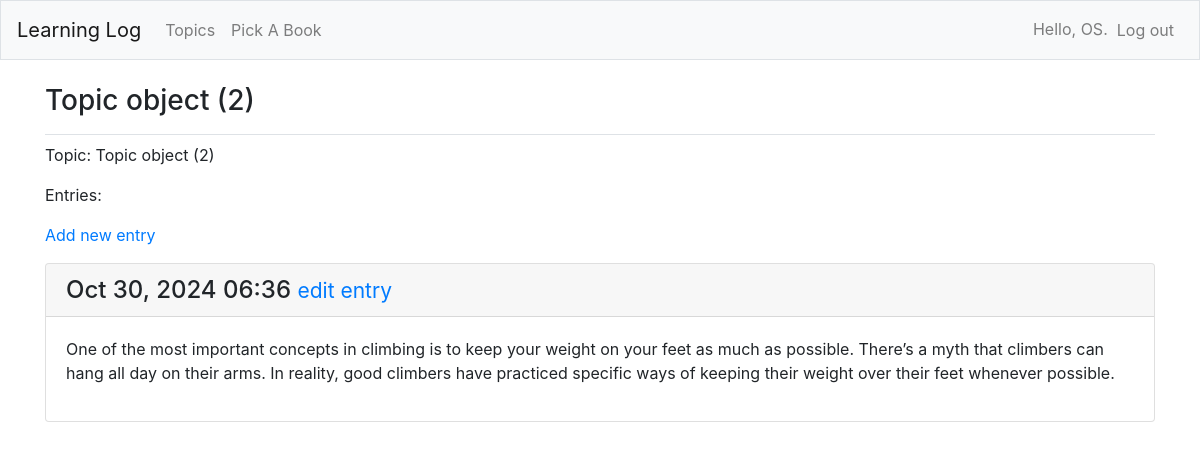
The page /topics/2/ (signed in) on the database its author committed.
### new_learning_logs/models.py (models this page shows, shortened)
class Topic(models.Model):
    text = models.CharField(max_length=200)
    date_added = models.DateTimeField(auto_now_add=True)
    owner = models.ForeignKey(User, on_delete=models.CASCADE)

class Entry(models.Model):
    topic = models.ForeignKey(Topic, on_delete=models.CASCADE)
    text = models.TextField()
    date_added = models.DateTimeField(auto_now_add=True)
    class Meta:
        verbose_name_plural = 'entries'

### new_learning_logs/views.py (the view)
# urls.py: path('topics/<int:topic_id>/', views.topic, name='topic'),
@login_required
def topic(request, topic_id):
    topic = Topic.objects.get(id=topic_id)
    if topic.owner != request.user:
        raise Http404
    entries = topic.entry_set.order_by('-date_added')
    context = {'topic': topic, 'entries': entries}
    return render(request, 'new_learning_logs/topic.html', context)

### new_learning_logs/templates/new_learning_logs/topic.html
{% extends 'new_learning_logs/base.html' %}
{% block page_header %}
 <h3>{{ topic }}</h3>
{% endblock page_header %}
{% block content %}
 <p>Topic: {{ topic }}</p>
<p>Entries:</p>
<p>
    <a href='{% url 'new_learning_logs:new_entry' topic.id %}'>Add new entry</a>
</p>
{% for entry in entries %}
    <div class='card mb-3'>
        <h4 class='card-header'>
            {{ entry.date_added|date:'M d, Y H:i' }}
            <small><a href='{% url 'new_learning_logs:edit_entry' entry.id %}'>
                edit entry</a></small>
        </h4>
        <div class="card-body">
        {{ entry.text|linebreaks }}
        </div>
    </div>
    {% empty %}
    <li>There are no entries for this topic yet.</li>
    {% endfor %}
{% endblock content %}

### new_learning_logs/templates/new_learning_logs/base.html (shortened to what this page needs)
{% load bootstrap4 %}
<!doctype html>
<html lang='en'>
<head>
    {% bootstrap_css %}
</head>
<body>
    <nav class="navbar navbar-expand-md navbar-light bg-light mb-4 border">
        <a class="navbar-brand" href="{% url 'new_learning_logs:index' %}">
            Learning Log</a>
        <div class="collapse navbar-collapse" id="navbarCollapse">
            <ul class="navbar-nav mr-auto">
                <li class="nav-item">
                    <a class="nav-link" href="{% url 'new_learning_logs:topics' %}">
                        Topics</a>
                </li>
                <li class="nav-item">
                    <a class="nav-link" href="{% url 'new_learning_logs:read_pdf' %}">Pick A Book</a>
                </li>
            </ul>
            <ul class="navbar-nav ml-auto">
                {% if user.is_authenticated %}
                <li class="nav-item">
                    <span class="navbar-text">Hello, {{ user.username }}.</span>
                </li>
                <li class="nav-item">
                    <form action="{% url 'regs:logout' %}" method="post" style="display:inline;">
                        <button type="submit" class="nav-link btn btn-link">Log out</button>
                    </form>
                </li>
                {% endif %}
            </ul>
        </div>
    </nav>
    <main role="main" class="container">
        <div class="pb-2 mb-2 border-bottom">
            {% block page_header %}{% endblock page_header %}
        </div>
        <div>
            {% block content %}{% endblock content %}
        </div>
    </main>
</body>
</html>

### rows shown on the page
Topic: id "Topic object (2)"
Entry: date_added "Oct 30, 2024 06:36", text "One of the most important concepts in climbing is to keep your weight on your feet as much as possible. There’s a myth that climbers can hang all day on their arms. In reality, good climbers have practiced specific ways of keeping their weight over their feet whenever possible."

### other values the page prints
{{ user.username }} "OS"
